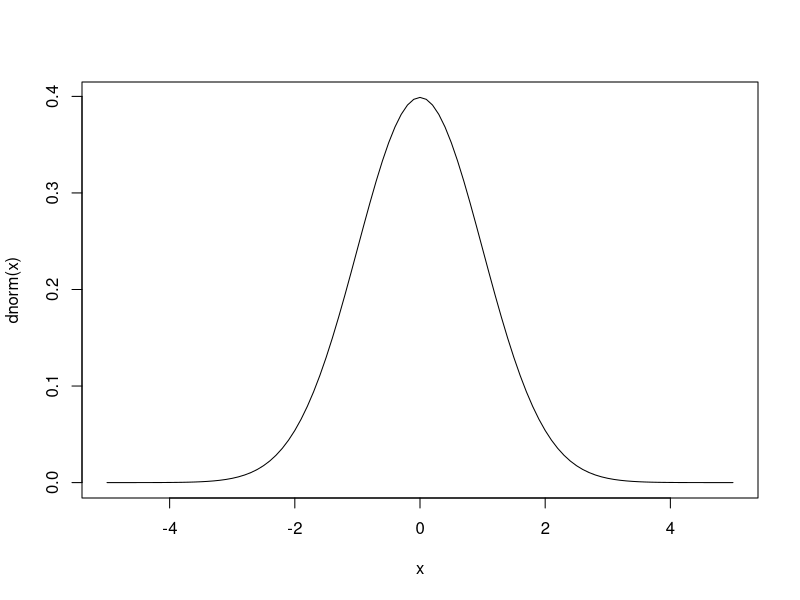
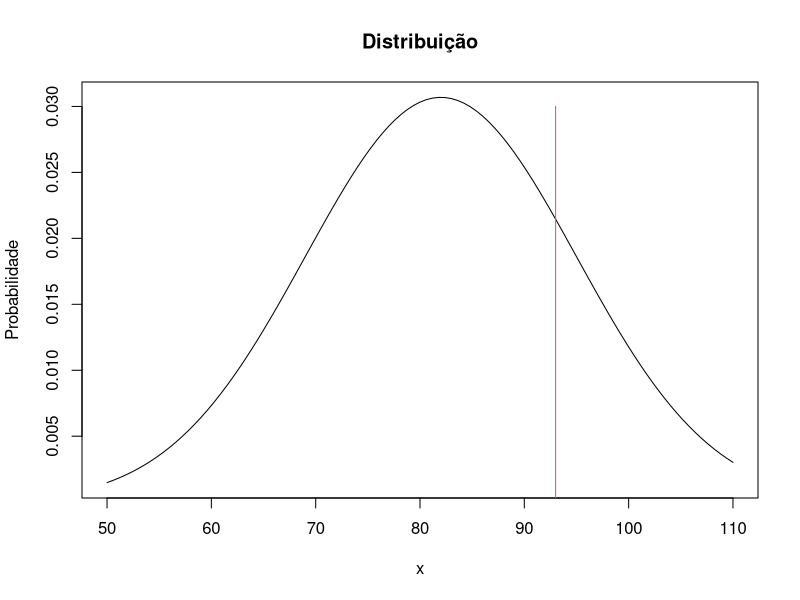
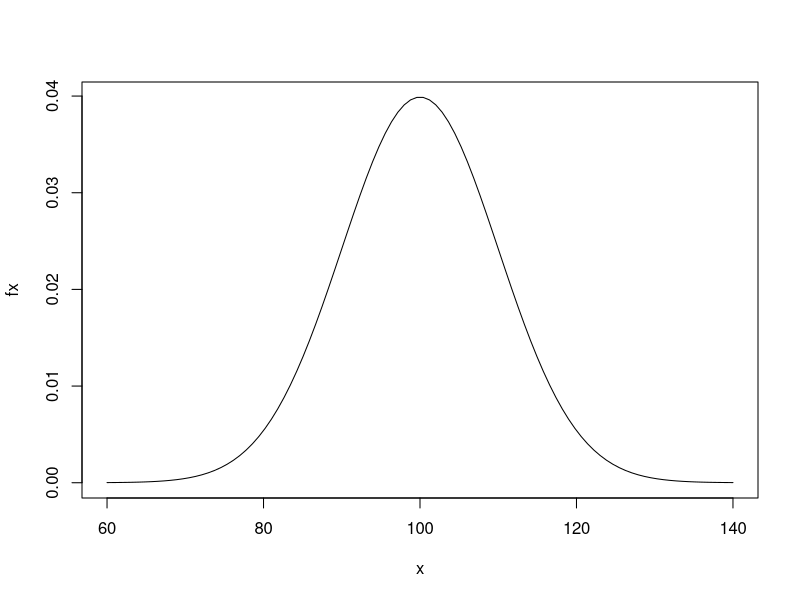
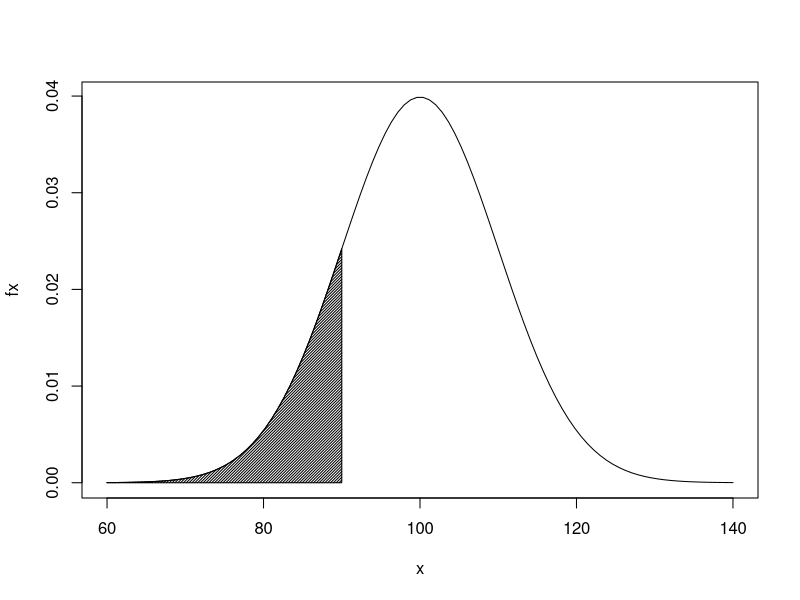
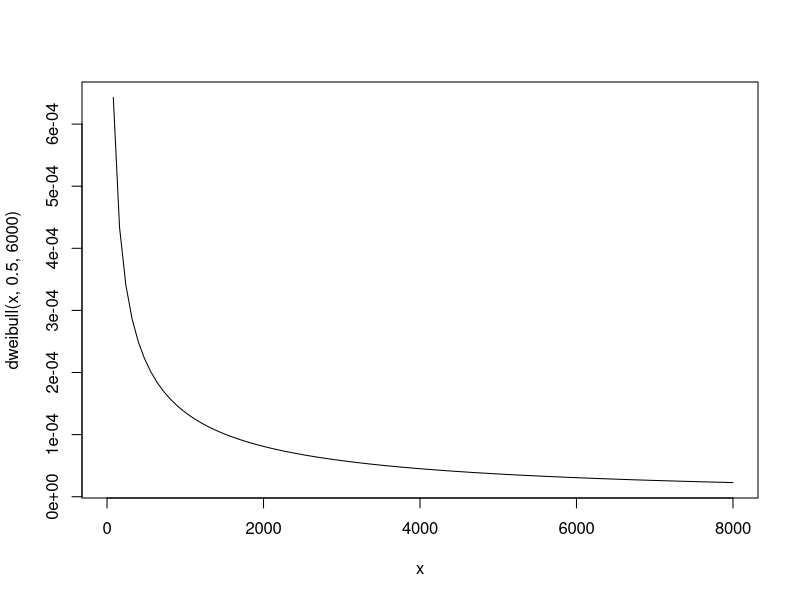
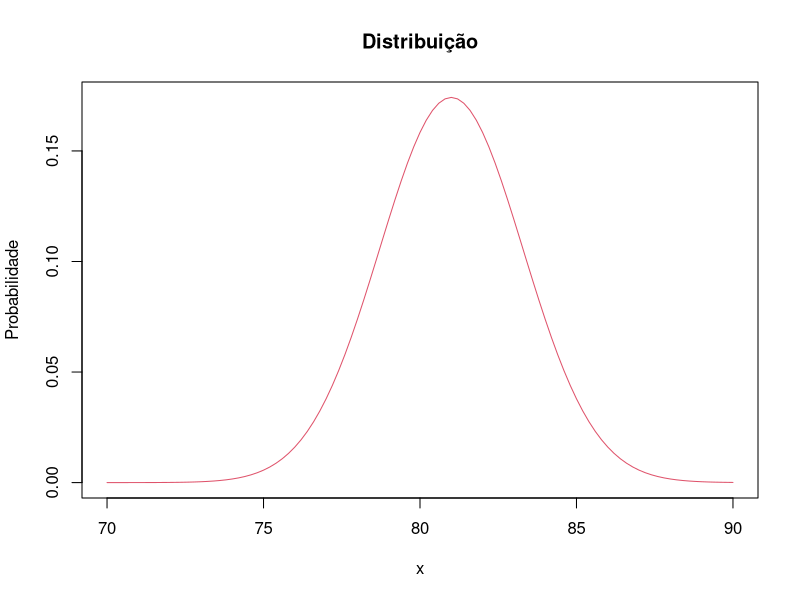

Generate these figures, in order, with R:
# SLIDE 7 - VARIÁVEIS ALEATÓRIAS CONTÍNUAS

# DISTRIBUIÇÃO NORMAL
# Exercício 1) Uma pesquisa contratada por uma oficina mecânica indica que, para cada ida à
# oficina, um cliente gasta uma média de 45 minutos com um desvio padrão de 12 minutos. O
# tempo gasto na oficina é normalmente distribuído e representado pela variável aleatória 𝑥.
# Encontre o que é pedido para as seguintes situações:

# a) A probabilidade de um cliente, ao entrar na oficina, demorar entre 24 e 54 minutos.
pnorm (54, 45, 12) - pnorm (24, 45, 12)
# b) A probabilidade de um cliente, ao entrar na oficina, demorar mais de 39 minutos.
1 - pnorm (39, 45, 12)
# c) Se 15 clientes entram na oficina, quantos deles devem permanecer por mais de 39 minutos?
15 * (1 - pnorm (39, 45, 12))

# Exemplo 2) Para uma distribuição normal padrão, calcule:
# a) A função de probabilidade acumulada 𝐹(𝑥) até −1.
pnorm (-1)
# b) O valor de 𝑎 tal que 𝑃(𝑋 ≤ 𝑎) = 0,975.
qnorm (0.975)
# c) Uma amostra de 5 elementos.
rnorm (5)

# Exemplo 3) Qual a probabilidade de ocorrência de um valor menor que 20 em uma distribuição
# normal de média 50 e desvio padrão igual a 15?
valor.referencia <- 20
media <- 50
desvio.padrao <- 15
pnorm (valor.referencia, media, desvio.padrao)
# Qual seria o resultado esperado se o valor de referência fosse 50?
pnorm (50, 50, 15)
# Qual seria o resultado esperado se o valor de referência fosse 20 e o desvio padrão 30?
pnorm (20, 50, 30)

# Exemplo 4) Desenhe uma curva de uma distribuição normal padrão entre −5 e 5.
curve (dnorm (x), -5, 5) 

# Exercício 2) Um time de futebol coletou dados referentes ao peso de seus jogadores inscritos
# em um campeonato. Sabendo-se que o peso da população de jogadores segue uma distribuição
# normal com média 82 e desvio padrão 13, calcule:
# a) A probabilidade de se encontrar um jogador com mais de 93 quilos.
1 - pnorm (93, 82, 13)
# b) O valor do peso para o qual a probabilidade de se encontrar valores menores que o deste
# seja de 70%.
qnorm (0.7, 82, 13)

# Exemplo 5) Plote o gráfico do exercício anterior: 
curve (dnorm (x, 82, 13),
       50, 110, #limites do gráfico
       main = "Distribuição",
       ylab = "Probabilidade")
lines (c (93, 93), #início e fim da linha em relação ao eixo x
       c (0, 0.03), #início e fim da linha em relação ao eixo y
       col = 2) #cor vermelha

# FUNÇÃO DE DENSIDADE DE PROBABILIDADE
funcao.normal <- function (x, mu, s) {
  fx <- 1/(2*s**2*pi)**0.5 * exp(-(x-mu)**2/(2*s**2))
  return (fx)
}

x <- seq (60, 140, length.out = 100)
fx <- funcao.normal (x, 100, 10)
plot (x, fx, type = "l")
vx <- c (60, 60, x[x < 90], 90, 90)
vy <- c (0, funcao.normal(60, 100, 10), fx[x < 90], funcao.normal(90, 100, 10), 0)
plot (x, fx, type = "l")
polygon (vx, vy, dens = 50)

# SOLUÇÃO POR PNORM
pnorm(90, 100, 10)
pnorm(105,100,10) - pnorm(90,100,10)

# SOLUÇÃO POR INTEGRAL
integrate(funcao.normal, -Inf, 90, mu=100, s=10)
integrate (funcao.normal, 90, 105, mu=100, s=10)

# DISTRIBUIÇÃO T DE STUDENT
#Exercício 1) Determine o valor 𝑥 de uma distribuição t de Student com 12 graus de liberdade,
# que garante, com probabilidade de 99% de um valor aleatório, ser abaixo de 𝑥.
qt (0.99, 12)

# DISTRIBUIÇÃO EXPONENCIAL
# Exercício 1) Uma ferramenta produzida em uma fábrica apresenta uma vida média de 90 horas.
# Considerando o comportamento segundo a distribuição exponencial, qual a probabilidade de
# essa ferramenta durar mais de 100 horas?
1 - pexp(100, rate = 1/90)

# Exercício 2) Uma fábrica utiliza dois métodos para a produção de sensores eletrônicos. 80% dos
# sensores são produzidos pelo método A, e os demais, pelo método B. A duração do sensor
# depende do método pelo qual ele foi produzido: os produzidos pelo método A seguem uma
# distribuição exponencial com parâmetro 1/90; e os produzidos pelo método B seguem uma
# exponencial de parâmetro 1/110. Qual a probabilidade de que, se escolhermos um sensor ao
# acaso, ele dure mais de 100 horas?

# Considere os eventos C (um sensor durar mais de 100 horas), A (o sensor ter sido produzido
# pelo método A) e B (o sensor ter sido produzido pelo método B).

# 𝑃(𝐶) = 𝑃(𝐴)𝑃(𝐶|𝐴) + 𝑃(𝐵)𝑃(𝐶|𝐵) = 0,80*𝑃(𝑋𝐴 > 100) + 0,20*𝑃(𝑋𝐵 > 100)
0.8*(1 - pexp(100, rate = 1/90)) + 0.2*(1 - pexp(100, rate = 1/110))

# EXPONENCIAL -> SOLUÇÃO POR INTEGRAL
funcao.exponencial <- function (x, lambda) {
  fx <- ifelse (x < 0, 0, (lambda) * exp(-x*lambda))
  return (fx)
}

1 - pexp(300, rate=1/600)
integrate (funcao.exponencial, 300, +Inf, lambda=1/600)

# DISTRIBUIÇÃO WEIBULL
# Exercício 1) O tempo de falha (em horas) de uma determinada peça em um tipo de freio de
# carro é satisfatoriamente modelado como uma variável aleatória de Weibull com 𝛽 = 1/2 e
#𝛿 = 6000.
# a) Determine a probabilidade de uma peça durar no mínimo 6500 h.
1 - pweibull (6500, 0.5, 6000)
# b) Verifique a probabilidade de uma peça ter problemas nas primeiras 6500 h e plote o
# resultado.
pweibull (6500, 0.5, 6000)
x <- 0:8000
curve (dweibull (x, 0.5, 6000), 0, 8000)

# DISTRIBUIÇÃO GAMA
# Exercício 1) A renda doméstica mensal em uma cidade é uma variável aleatória com
#distribuição Gama com média R$ 2.000 e desvio padrão R$ 400.
# a) Calcule os parâmetros α, 𝛽 e 𝜃 desta densidade.
# 𝛼𝜃 = 2000
# raiz de 𝛼𝜃^2 = 400
# 𝛼 = 25 𝜃 = 80 𝛽 = 1/80
# b) Calcule a probabilidade da renda média mensal de um domicílio exceder R$ 2.300.
1 - pgamma (2300, shape = 25, rate = 1/80)
# c) Qual a mediana desta distribuição Gama? 𝛼𝜃
qgamma (0.5, shape = 25, rate = 1/80)

# DISTRIBUIÇÃO QUI-QUADRADA
# Exercício 1) Suponha agora que 𝑋 segue uma distribuição qui-quadrada com 10 graus de
# liberdade. Encontre 𝑥1 e 𝑥2 tais que 𝑃 𝑥1 ≤ 𝑋 ≤ 𝑥2 = 0,95.

# Pelo exposto, temos que:
# 𝑃 (𝑥1 ≤ 𝑋 ≤ 𝑥2) = 𝑃 (𝑋 ≤ 𝑥2) − 𝑃 (𝑋 ≤ 𝑥1) = 0,95

# Suponha que 𝑃(𝑋 ≤ 𝑥2) = 0,98, o que implica 𝑃(𝑋 ≤ 𝑥1) = 0,03 
# (outros valores poderiam ter sido escolhidos), logo:
# 𝑃 (𝑥1 ≤ 𝑋 ≤ 𝑥2) = 0,98 − 0,03 = 0,95

qchisq (0.98, df = 10)  #possivel valor de x1
qchisq (0.03, df = 10)  #valor de x2 correspondente

# Para testar, podemos usar:
pchisq (21.16077, df=10) - pchisq (3.412069, df=10)

# TEOREMA CENTRAL DO LIMITE
# Exemplo 1) As contas de energia dos moradores de uma cidade apresentam média de $81 e um
# desvio padrão de $16. Amostragens aleatórias de 49 contas são selecionadas dessa população,
# e a média de cada amostragem é determinada. Encontre a média e o erro padrão da média da
# distribuição amostral. Então, esboce um gráfico da distribuição das médias amostrais.

# A média da distribuição de amostras é igual à média da população.
# 𝜇x = 𝜇 = 81

# O erro padrão da média é igual ao desvio padrão populacional dividido pela raiz quadrada de 𝑛.
# 𝜎x = 16/raiz de 49 = 2.29

# Já que o tamanho da amostra é maior que 30, a distribuição das
# amostras pode ser aproximada por uma distribuição normal com:
curve (dnorm (x, 81, 2.29), 70, 90,
       main = "Distribuição",
       ylab = "Probabilidade", col = 2)
